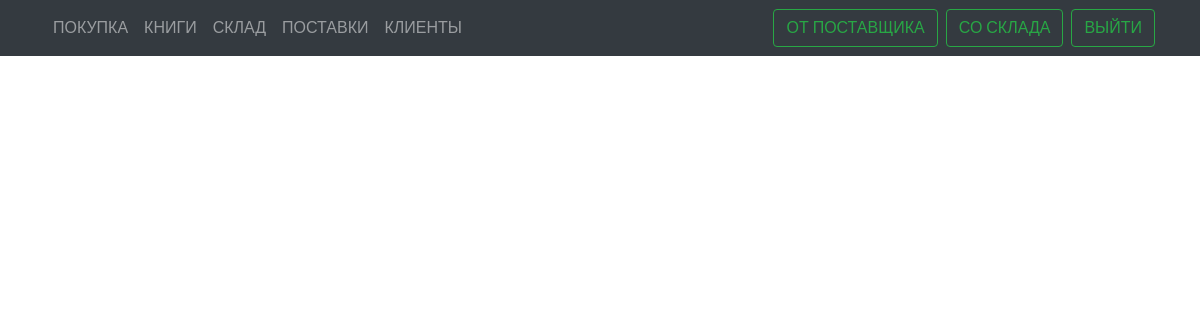
The app's page /workers/supplies (signed in), older data.
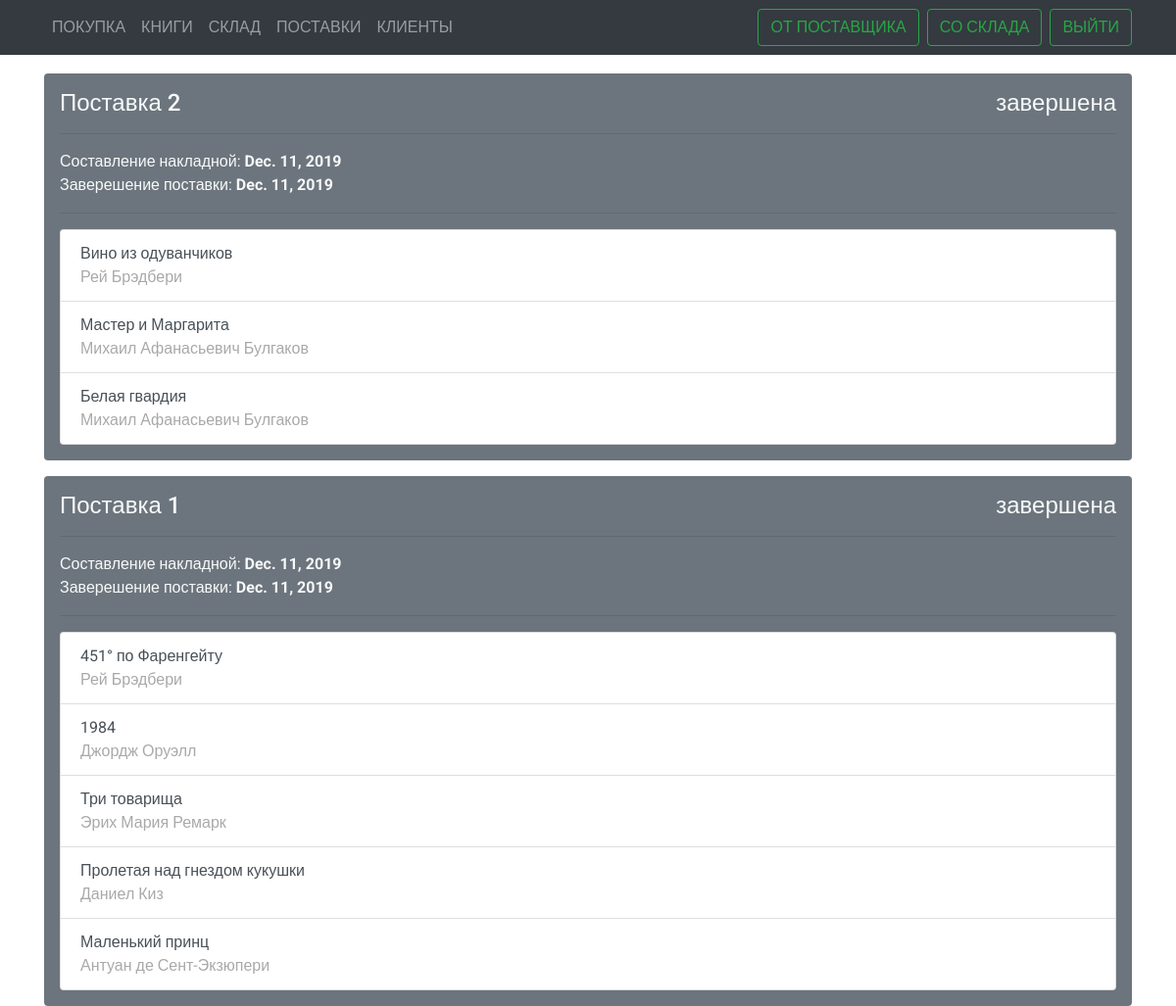
The same page, newer data.
### book_shop/models.py (models this page shows, shortened)
class Supply(models.Model):
    start = models.DateField(verbose_name="date of supply starting", null=True, blank=True)
    finish = models.DateField(verbose_name="date of supply finishing", null=True, blank=True)

class Book(models.Model):
    title = models.CharField(max_length=100, default="")
    author = models.ForeignKey(Author, on_delete=models.CASCADE, default=None)
    publisher = models.ForeignKey(Publisher, on_delete=models.CASCADE, default=None)
    year = models.IntegerField(default=2000)
    price = models.FloatField(default=0.0)
    supply = models.ForeignKey(Supply, on_delete=models.CASCADE, default=None, null=True)
    TYPES_OF_AVAILABILITY = (
        ('SHOP', 'Available in shop'),
        ('WARE', 'Available in warehouse'),
        ('REQ', 'Available by request'),
    )
    availability = models.CharField(max_length=4, choices=TYPES_OF_AVAILABILITY, default="REQ")
    number_shop = models.IntegerField(default=0)
    number_ware = models.IntegerField(default=0)
    number_init = models.IntegerField(default=0)

class Author(models.Model):
    name = models.CharField(max_length=100)
    def __str__(self):
        return f'{self.name}'

### book_shop/views.py (the view, shortened to what this page needs)
# urls.py: path(r'workers/supplies', views.worker_supplies_view, name='supplies'),
@login_required(login_url='/')
def worker_supplies_view(request):
    supplies = Supply.objects.order_by('finish', '-start', '-id')
    books = Book.objects.all()
    context = {"supplies": supplies, 'books': books}
    return render(request, 'book_shop/supplies.html', context)

### templates/book_shop/supplies.html (shortened to what this page needs)
{% extends 'book_shop/base.html' %}
{% block content %}
    {% include 'book_shop/components/navbar.html' %}
    <div class="main container">
        {% for supply in supplies %}
            <div class="{{ supply.finish|yesno:"bg-secondary text-light, bg-light" }} p-3 rounded mt-3">
                <h4 class="w-100 d-flex justify-content-between">Поставка {{ supply.id }}
                    <div class="d-inline">{{ supply.finish|yesno:"завершена," }}</div>
                </h4>
                <hr>
                <div>Составление накладной: <span class="font-weight-bold"> {{ supply.start }}</span></div>
                {% if supply.finish %}
                    <div>Заверешение поставки: <span class="font-weight-bold"> {{ supply.finish }}</span></div>
                {% else %}
                    <div class="font-weight-bold">Поставка не завершена</div>
                {% endif %}
                <hr>
                <div class="list-group">
                    {% for book in supply.book_set.all %}
                        <a href="#" data-book-id="{{ book.id }}" class="list-group-item list-group-item-action
                                list-group-item-book d-flex justify-content-between align-items-center">
                            <div>{{ book.title }}
                                <div class="grey">{{ book.author }}</div>
                            </div>
                        </a>
                    {% endfor %}
                </div>
            </div>
        {% endfor %}
    </div>
{% endblock %}

Row changes from the older to the newer data that the page shows:
added Supply: id "2", finish "завершена", start "Dec. 11, 2019", finish "Dec. 11, 2019"
now on this page (row edited): Book: title "Вино из одуванчиков", author "Рей Брэдбери", shown under "2"
now on this page (row edited): Book: title "Мастер и Маргарита", author "Михаил Афанасьевич Булгаков", shown under "2"
now on this page (row edited): Book: title "Белая гвардия", author "Михаил Афанасьевич Булгаков", shown under "2"
added Supply: id "1", finish "завершена", start "Dec. 11, 2019", finish "Dec. 11, 2019"
now on this page (row edited): Book: title "451° по Фаренгейту", author "Рей Брэдбери", shown under "1"
now on this page (row edited): Book: title "1984", author "Джордж Оруэлл", shown under "1"
now on this page (row edited): Book: title "Три товарища", author "Эрих Мария Ремарк", shown under "1"
now on this page (row edited): Book: title "Пролетая над гнездом кукушки", author "Даниел Киз", shown under "1"
now on this page (row edited): Book: title "Маленький принц", author "Антуан де Сент-Экзюпери", shown under "1"
